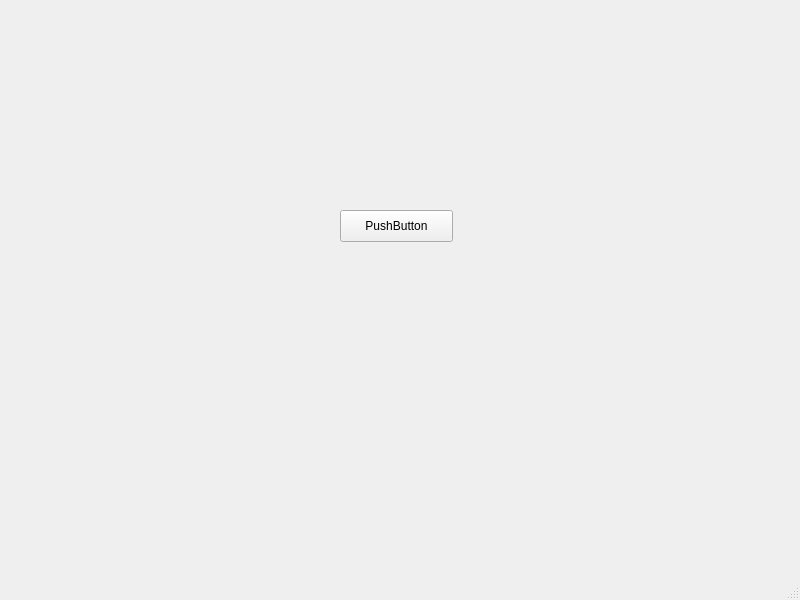
<?xml version="1.0" encoding="UTF-8"?>
<ui version="4.0">
 <class>MainWindow</class>
 <widget class="QMainWindow" name="MainWindow">
  <property name="geometry">
   <rect>
    <x>0</x>
    <y>0</y>
    <width>800</width>
    <height>600</height>
   </rect>
  </property>
  <property name="windowTitle">
   <string>MainWindow</string>
  </property>
  <widget class="QWidget" name="centralwidget">
   <widget class="QPushButton" name="pushButton">
    <property name="geometry">
     <rect>
      <x>340</x>
      <y>210</y>
      <width>113</width>
      <height>32</height>
     </rect>
    </property>
    <property name="text">
     <string>PushButton</string>
    </property>
   </widget>
   <widget class="QLabel" name="label">
    <property name="geometry">
     <rect>
      <x>360</x>
      <y>260</y>
      <width>60</width>
      <height>16</height>
     </rect>
    </property>
    <property name="text">
     <string/>
    </property>
   </widget>
  </widget>
  <widget class="QMenuBar" name="menubar">
   <property name="geometry">
    <rect>
     <x>0</x>
     <y>0</y>
     <width>800</width>
     <height>22</height>
    </rect>
   </property>
  </widget>
  <widget class="QStatusBar" name="statusbar"/>
 </widget>
 <resources/>
 <connections/>
</ui>
